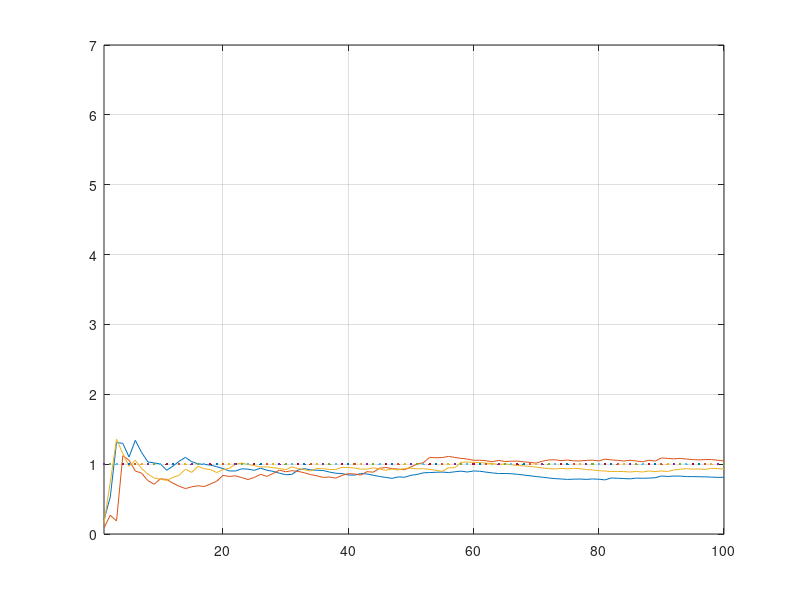

This figure's MATLAB source:
%   "SLLN.m"
% illustrates the strong law of large numbers for
% - X~Exp(1),
% - discrete uniform distribution on {1,...,6}.
%

close all
clear all
pkg load statistics


% sample size
n = 100;
% #realizations ( omega_1, ..., omega_m )
m = 3;
% data
X = exprnd(1.0,n,m); % Exp(1)
%X = randi(6,n,m);   % unif. dist. on {1,...,6}

% running sample mean
XnBar = cumsum(X)./(1:n)';

% plot data
figure(1)
for j=1:m
  plot( 1:n, XnBar(:,j) );
  xlim([1 n]);
  ylim([0 7]);
  hold on;
  grid on;
end

% plot E(X_1)
plot(1:n,1.0);  % Exp(1)
%plot(1:n,3.5); % unif. dist. on {1,...,6}
